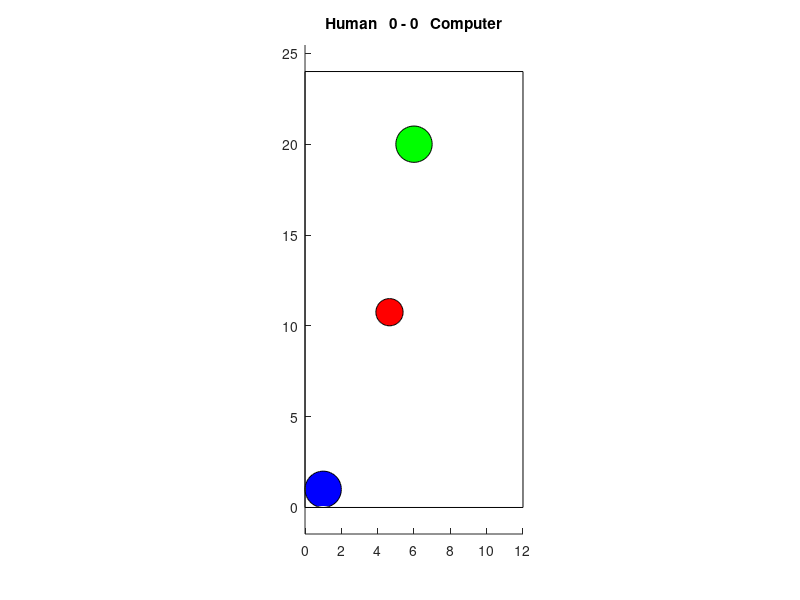

Reproduce this figure in MATLAB. (Note: this script raises an error after producing the figure.)
%%%%%%
%Simulation
clear all
clc
global puck mallet table fig score goalsize comp e;
global width height input output mutability crossover population;

puck.d = 1.5;
puck.m = .1;
mallet.m = 5;
mallet.d = 2;
mallet.v = [0,0];
comp.m = mallet.m;
comp.d = mallet.d;
comp.v = [0,0];
puck.v = [0,15];
score = [0,0];
e = 0.9;

goalsize = 4;

table.x = 12;
table.y = 24;

fig = figure('units','normalized','position',[0 0 .3 .8]);
title(sprintf('Human   %d - %d   Computer',score))
axis equal
hold on;
table.obj = rectangle('Position',[0,0,table.x,table.y]);
rectangle('Position',[table.x/2-goalsize/2,-1,goalsize,2],'FaceColor','w','EdgeColor','none');
rectangle('Position',[table.x/2-goalsize/2,table.y-1,goalsize,2],'FaceColor','w','EdgeColor','none');
puck.obj = rectangle('Curvature',[1,1],'Position',[3.9,10,puck.d,puck.d],'FaceColor','r');
mallet.obj = rectangle('Curvature',[1,1],'Position',[0,0,mallet.d,mallet.d],'FaceColor','b');
comp.obj = rectangle('Curvature',[1,1],'Position',[table.x/2 - mallet.d/2,table.y - comp.d - 3,comp.d,comp.d],'FaceColor','g');

%AI VARIABLES
width = 6;
height = 1;
input = 6;
output = 2;
mutability = 0.001;
crossover = 0.75;
population = 10;

play();


